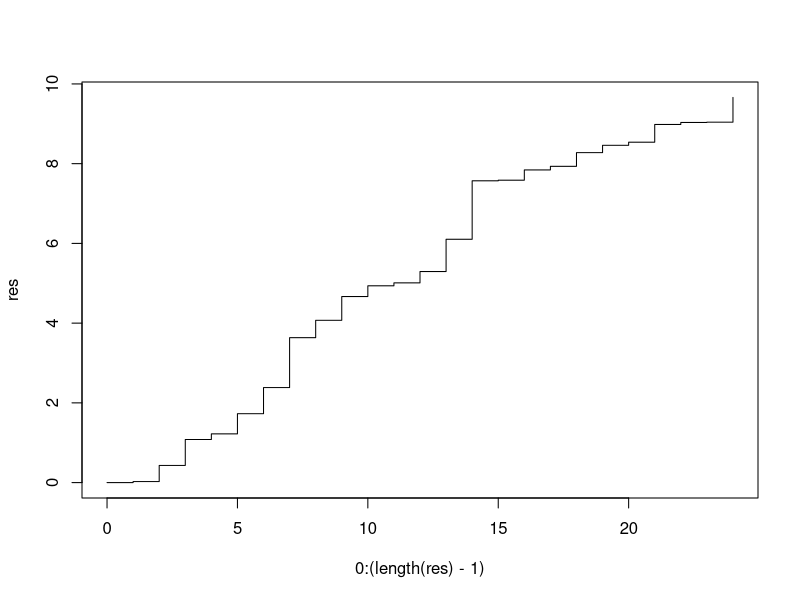
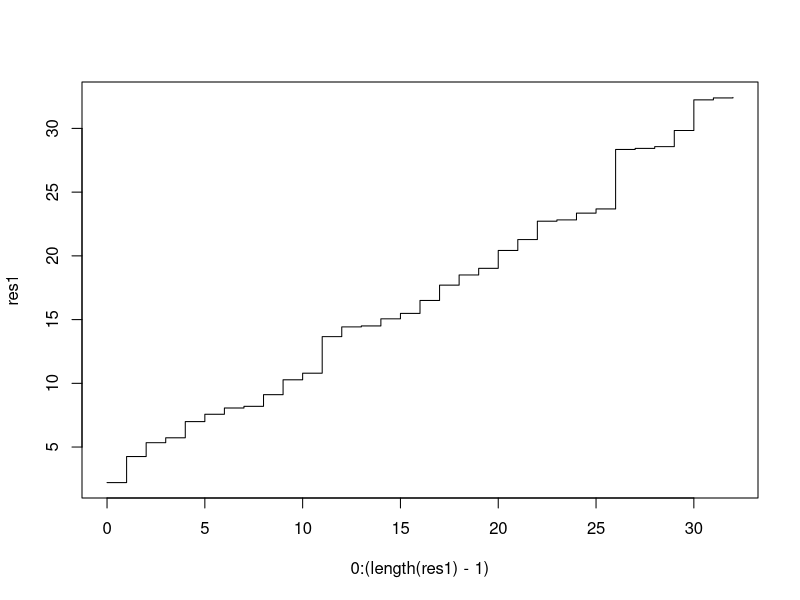
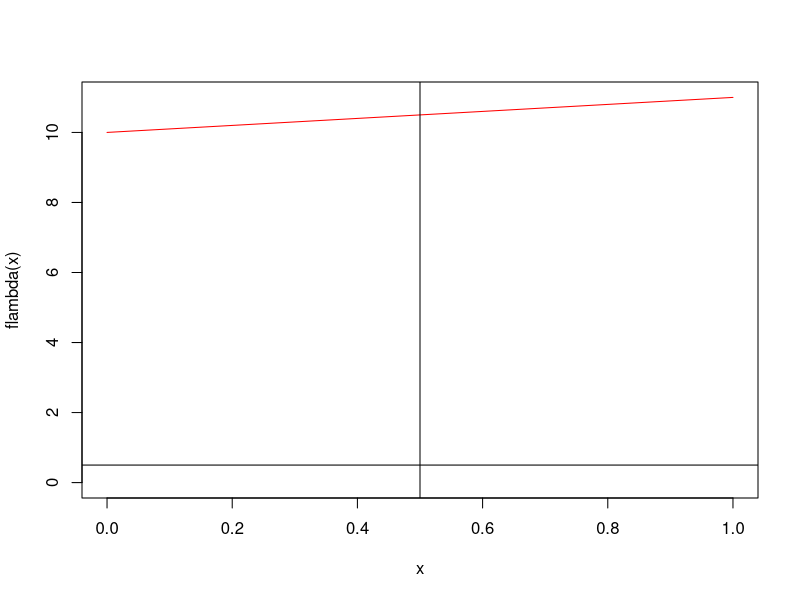

Recreate these plots in R, in order.
# Procesos de Poisson homogengeos
pph <- function(T, lambda){
  t <- 0
  I <- 0
  S <- c()
  while(t < T){
    I <- I +1
    S[I] <- t
    t <- t + (-1/lambda)*log(runif(1))
  }
  return(S)
}
res <- pph(10,lambda=3)
plot(0:(length(res)-1), res, type='s')

pph2 <- function(T, lambda){
  N <- rpois(1, lambda = T*lambda)
  t <- sort(N*runif(N))
  return(t)
}

res1 <- pph2(10,lambda=3)
plot(0:(length(res1)-1), res1, type='s')


# Procesos de Poisson no homogengeos
flambda <- function(s){
  return(10+s)
}

x <- seq(0, 1, by =0.01)
plot(x,flambda(x),type='l', col='red',ylim=c(0,11))
abline(h=0.5)
abline(v=0.5)

lambda_j <- function(t){
  if(t<=0.5){
    return(10.5)
  }else{
    return(11)
  }
}
